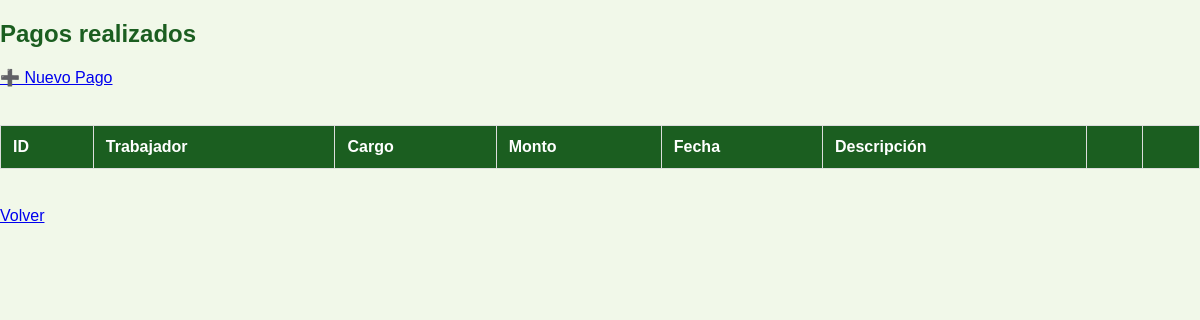
Before: /php/pago_listar.php (signed in) with the older database file.
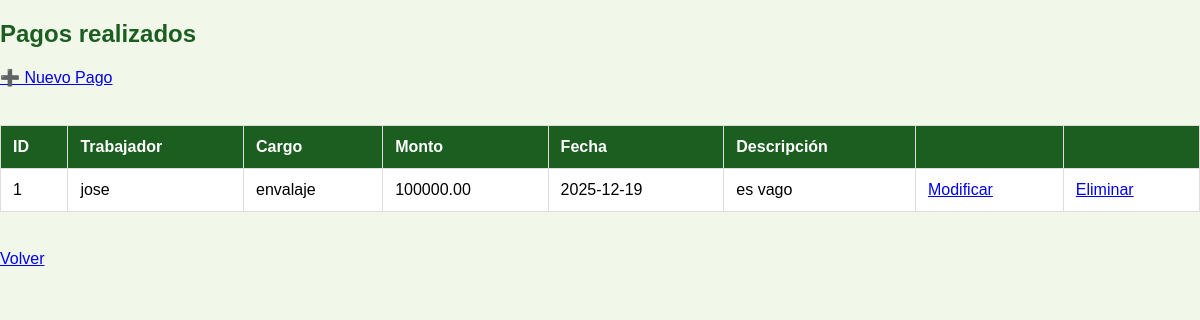
After: the same page with the newer database file.
### tables this page shows
CREATE TABLE `pagos` (
  `id` int(11) NOT NULL,
  `trabajador_id` int(11) DEFAULT NULL,
  `monto` decimal(10,2) DEFAULT NULL,
  `fecha` date DEFAULT NULL,
  `descripcion` text DEFAULT NULL
);

CREATE TABLE `trabajadores` (
  `id` int(11) NOT NULL,
  `nombre` varchar(100) DEFAULT NULL,
  `telefono` varchar(30) DEFAULT NULL,
  `cargo` varchar(100) DEFAULT NULL
);

### php/pago_listar.php (the view, shortened to what this page needs)
<?php
include("conexion.php");
$pagos = $conn->query("
    SELECT p.id, p.monto, p.fecha, p.descripcion,
           t.nombre, t.cargo
    FROM pagos p
    LEFT JOIN trabajadores t ON p.trabajador_id = t.id
    ORDER BY p.id DESC
");
?>
<!DOCTYPE html>
<html>
<head>
    <link rel="stylesheet" href="../css/estilo.css">
</head>
<body>
<h2>Pagos realizados</h2>
<a href="pago_agregar.php">➕ Nuevo Pago</a>
<br><br>
<table border="1" width="100%">
    <tr>
        <th>ID</th>
        <th>Trabajador</th>
        <th>Cargo</th>
        <th>Monto</th>
        <th>Fecha</th>
        <th>Descripción</th>
        <th></th>
        <th></th>
    </tr>
    <?php while ($p = $pagos->fetch_assoc()) { ?>
    <tr>
        <td><?php echo $p['id']; ?></td>
        <td><?php echo $p['nombre']; ?></td>
        <td><?php echo $p['cargo']; ?></td>
        <td><?php echo $p['monto']; ?></td>
        <td><?php echo $p['fecha']; ?></td>
        <td><?php echo $p['descripcion']; ?></td>
        <td><a href="pago_modificar.php?id=<?php echo $p['id']; ?>">Modificar</a></td>
        <td><a href="pago_eliminar.php?id=<?php echo $p['id']; ?>" onclick="return confirm('¿Eliminar pago?')">Eliminar</a></td>
    </tr>
    <?php } ?>
</table>
<br>
<a href="../php/dashboard.php">Volver</a>
</body>
</html>

Changed rows visible on the page:
added pagos: id "1", trabajador.nombre "jose", trabajador.cargo "envalaje", monto "100000.00", fecha "2025-12-19", descripcion "es vago"
